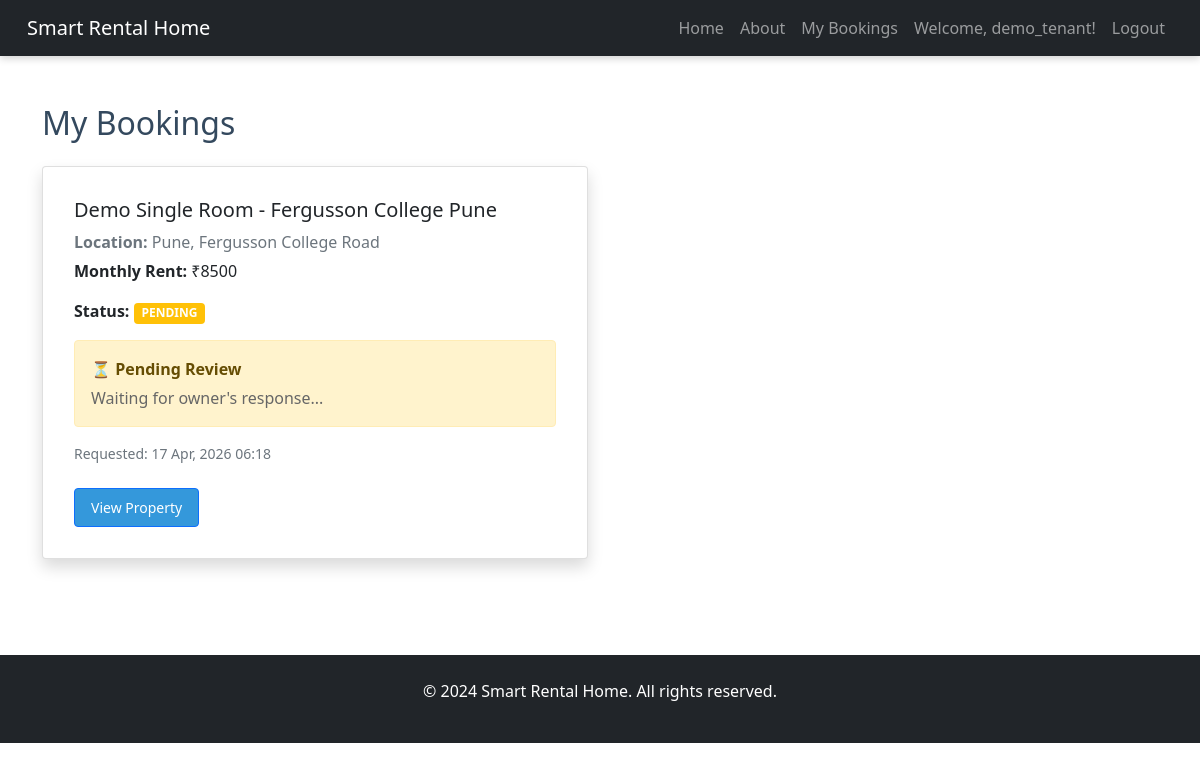
Page /my-bookings/ (signed in) on the committed database.
### myapp/models.py (models this page shows, shortened)
class BookingRequest(models.Model):
    STATUS_CHOICES = [
        ('pending', 'Pending'),
        ('accepted', 'Accepted'),
        ('rejected', 'Rejected'),
        ('cancelled', 'Cancelled'),
    ]
    property = models.ForeignKey(Property, on_delete=models.CASCADE, related_name='booking_requests')
    tenant = models.ForeignKey(User, on_delete=models.CASCADE, related_name='booking_requests')
    status = models.CharField(max_length=20, choices=STATUS_CHOICES, default='pending')
    message = models.TextField(blank=True, null=True)
    owner_response = models.TextField(blank=True, null=True)
    requested_at = models.DateTimeField(auto_now_add=True)
    responded_at = models.DateTimeField(blank=True, null=True)
    class Meta:
        ordering = ['-requested_at']
        unique_together = ['property', 'tenant']

class Property(models.Model):
    ROOM_TYPE_CHOICES = [
        ('single', 'Single Room'),
        ('shared', 'Shared Room'),
        ('1bhk', '1 BHK'),
        ('2bhk', '2 BHK'),
        ('pg', 'PG Room'),
    ]
    FLAT_SYSTEM_CHOICES = [
        ('entire', 'Entire Flat'),
        ('room', 'Only Room'),
        ('pg', 'PG System'),
    ]
    FURNISHING_CHOICES = [
        ('fully', 'Fully Furnished'),
        ('semi', 'Semi Furnished'),
        ('unfurnished', 'Unfurnished'),
    ]
    MESS_TYPE_CHOICES = [
        ('veg', 'Veg'),
        ('nonveg', 'Non-Veg'),
        ('both', 'Both'),
    ]
    TENANT_TYPE_CHOICES = [
        ('students', 'Students'),
        ('professionals', 'Working Professionals'),
        ('family', 'Family'),
    ]
    GENDER_CHOICES = [
        ('male', 'Male'),
        ('female', 'Female'),
        ('any', 'Any'),
    ]
    owner = models.ForeignKey(User, on_delete=models.CASCADE, related_name='properties')
    title = models.CharField(max_length=200)
    room_type = models.CharField(max_length=50, choices=ROOM_TYPE_CHOICES)
    flat_system = models.CharField(max_length=50, choices=FLAT_SYSTEM_CHOICES)
    city = models.CharField(max_length=100, default='')
    area_location = models.CharField(max_length=200, default='')
    full_address = models.TextField(default='')
    monthly_rent = models.IntegerField(validators=[MinValueValidator(0)])
    security_deposit = models.IntegerField(validators=[MinValueValidator(0)])
    maintenance_charges = models.IntegerField(validators=[MinValueValidator(0)], default=0)
    max_people = models.IntegerField(validators=[MinValueValidator(1)])
    per_person_rent = models.IntegerField(validators=[MinValueValidator(0)], default=0)
    main_image = models.ImageField(upload_to="property_images/")
    floor_number = models.IntegerField(validators=[MinValueValidator(0)])
    total_floors = models.IntegerField(validators=[MinValueValidator(1)])
    furnishing_status = models.CharField(max_length=50, choices=FURNISHING_CHOICES)
    amenities = models.TextField(blank=True, null=True)  # JSON format
    latitude = models.DecimalField(max_digits=9, decimal_places=6, default=0.0, help_text="Property latitude")
    longitude = models.DecimalField(max_digits=9, decimal_places=6, default=0.0, help_text="Property longitude")
    nearby_college_office = models.CharField(max_length=200, blank=True, null=True)
    nearby_mall = models.CharField(max_length=200, blank=True, null=True)
    garden_park_nearby = models.CharField(max_length=200, blank=True, null=True)
    hospital_medical = models.CharField(max_length=200, blank=True, null=True)
    temple_religious = models.CharField(max_length=200, blank=True, null=True)
    bus_railway_distance = models.CharField(max_length=200, blank=True, null=True)
    mess_available = models.BooleanField(default=False)
    mess_type = models.CharField(max_length=50, choices=MESS_TYPE_CHOICES, blank=True, null=True)
    mess_distance = models.CharField(max_length=200, blank=True, null=True)
    tiffin_available = models.BooleanField(default=False)
    preferred_tenant_type = models.CharField(max_length=100, choices=TENANT_TYPE_CHOICES)
    gender_preference = models.CharField(max_length=50, choices=GENDER_CHOICES)
    smoking_allowed = models.BooleanField(default=False)
    drinking_allowed = models.BooleanField(default=False)
    pets_allowed = models.BooleanField(default=False)
    available_from = models.DateField(default='2024-01-01')
    min_stay_duration = models.IntegerField(validators=[MinValueValidator(1)], default=1)
    description = models.TextField()
    available = models.BooleanField(default=True)
    created_at = models.DateTimeField(auto_now_add=True)
    updated_at = models.DateTimeField(auto_now=True)
    class Meta:
        ordering = ['-created_at']

### myapp/views.py (the view)
# urls.py: path('my-bookings/', views.my_bookings, name='my_bookings'),
@login_required(login_url='login')
def my_bookings(request):
    try:
        profile = request.user.profile
        if profile.user_type != 'user':
            messages.error(request, 'Only tenants can access this page.')
            return redirect('property_list')
    except UserProfile.DoesNotExist:
        pass
    bookings = BookingRequest.objects.filter(tenant=request.user)
    return render(request, 'my_bookings.html', {'bookings': bookings})

### myapp/templates/my_bookings.html (shortened to what this page needs)
{% extends 'base.html' %}
{% block content %}
<div class="mt-4">
    <h2 class="mb-4">My Bookings</h2>
    {% if bookings %}
        <div class="row">
            {% for booking in bookings %}
                <div class="col-md-6 mb-4">
                    <div class="card shadow h-100">
                        <div class="card-body">
                            <h5 class="card-title">{{ booking.property.title }}</h5>
                            <p class="text-muted">
                                <strong>Location:</strong> {{ booking.property.city }}, {{ booking.property.area_location }}
                            </p>
                            <div class="mb-3">
                                <strong>Monthly Rent:</strong> ₹{{ booking.property.monthly_rent }}
                            </div>
                            <div class="mb-3">
                                <strong>Status:</strong>
                                <span class="badge bg-{% if booking.status == 'accepted' %}success{% elif booking.status == 'rejected' %}danger{% elif booking.status == 'pending' %}warning{% else %}secondary{% endif %}">
                                    {{ booking.get_status_display|upper }}
                                </span>
                            </div>
                            {% if booking.status == 'accepted' %}
                                <div class="alert alert-success mb-3">
                                    <strong>✓ Booking Accepted!</strong>
                                    <p class="mb-0">Your booking has been approved by the owner.</p>
                                </div>
                            {% elif booking.status == 'pending' %}
                                <div class="alert alert-warning mb-3">
                                    <strong>⏳ Pending Review</strong>
                                    <p class="mb-0">Waiting for owner's response...</p>
                                </div>
                            {% endif %}
                            <small class="text-muted d-block mb-2">
                                Requested: {{ booking.requested_at|date:"d M, Y H:i" }}
                            </small>
                            <a href="/property/{{ booking.property.id }}/" class="btn btn-sm btn-primary mt-3">
                                View Property
                            </a>
                        </div>
                    </div>
                </div>
            {% endfor %}
        </div>
    {% else %}
        <div class="alert alert-info">
            <p class="mb-0">You haven't made any bookings yet. <a href="/">Browse properties</a> to get started!</p>
        </div>
    {% endif %}
</div>
{% endblock %}

### myapp/templates/base.html (shortened to what this page needs)
<!DOCTYPE html>
<html>
<head>
    <link rel="stylesheet" href="/static/css/style.css">
    <link href="https://cdn.jsdelivr.net/npm/bootstrap@5.1.3/dist/css/bootstrap.min.css" rel="stylesheet">
</head>
<body>
<header class="navbar navbar-expand-lg navbar-dark bg-dark">
    <div class="container-fluid">
        <a class="navbar-brand" href="/">Smart Rental Home</a>
        <nav class="collapse navbar-collapse" id="navbarNav">
            <ul class="navbar-nav ms-auto">
                <li class="nav-item"><a class="nav-link" href="/">Home</a></li>
                <li class="nav-item"><a class="nav-link" href="/about/">About</a></li>
                {% if user.is_authenticated %}
                    {% if user.profile.user_type == 'homeowner' %}
                        <li class="nav-item"><a class="nav-link" href="/add-property/">Add Property</a></li>
                        <li class="nav-item"><a class="nav-link" href="/my-properties/">My Properties</a></li>
                        <li class="nav-item"><a class="nav-link" href="/booking-requests/">Booking Requests</a></li>
                    {% else %}
                        <li class="nav-item"><a class="nav-link" href="/my-bookings/">My Bookings</a></li>
                    {% endif %}
                    <li class="nav-item">
                        <span class="nav-link">Welcome, {{ user.username }}!</span>
                    </li>
                    <li class="nav-item"><a class="nav-link" href="/logout/">Logout</a></li>
                {% else %}
                    <li class="nav-item"><a class="nav-link" href="/login/">Login</a></li>
                    <li class="nav-item"><a class="nav-link" href="/register/">Register</a></li>
                {% endif %}
            </ul>
        </nav>
    </div>
</header>
<main class="container py-4">
    {% block content %}{% endblock %}
</main>
<footer class="bg-dark text-white text-center py-4 mt-5">
    <p>&copy; 2024 Smart Rental Home. All rights reserved.</p>
</footer>
</body>
</html>

### myapp/static/css/style.css (style rules this page uses)
* { box-sizing: border-box; }
html { scroll-behavior: smooth; }
body { font-family: Arial, sans-serif; margin: 0; padding: 0; background-color: #f5f5f5 }
header { position: fixed; top: 0; left: 0; right: 0; background: #34495e; color: white; padding: 15px; display: flex; justify-content: space-between; align-items: center; box-shadow: 0 2px 8px rgba(0,0,0,0.2); z-index: 1000; flex-wrap: wrap; }
nav { display: flex; gap: 20px; align-items: center; justify-content: flex-end; flex-wrap: wrap; }
nav a { color: white; text-decoration: none; transition: color 0.3s; }
nav span { color: #ecf0f1; }
.alert { padding: 12px 15px; margin-bottom: 10px; border-radius: 4px; border-left: 4px solid; }
.card { border: 1px solid #ddd; padding: 15px; border-radius: 8px; background: white; box-shadow: 0 2px 8px rgba(0,0,0,0.1); transition: transform 0.3s, box-shadow 0.3s; width: 100%; }
.card-body { width: 100%; }
.card p { margin: 5px 0; color: #666; }
.card a { display: inline-block; margin-top: 10px; padding: 8px 16px; background-color: #3498db; color: white; text-decoration: none; border-radius: 4px; transition: background-color 0.3s; }
h2, h3 { color: #34495e; }
footer { background: #34495e; color: white; text-align: center; padding: 20px; margin-top: 40px; }
.container { margin : auto 2em; }

### rows in the picture
BookingRequest: property "Demo Single Room - Fergusson College Pune", property.city "Pune", property.area_location "Fergusson College Road", property.monthly_rent "8500", status "PENDING", shows "⏳ Pending Review", requested_at "17 Apr, 2026 06:18"

### other values in the picture
{{ user.username }} "demo_tenant"
